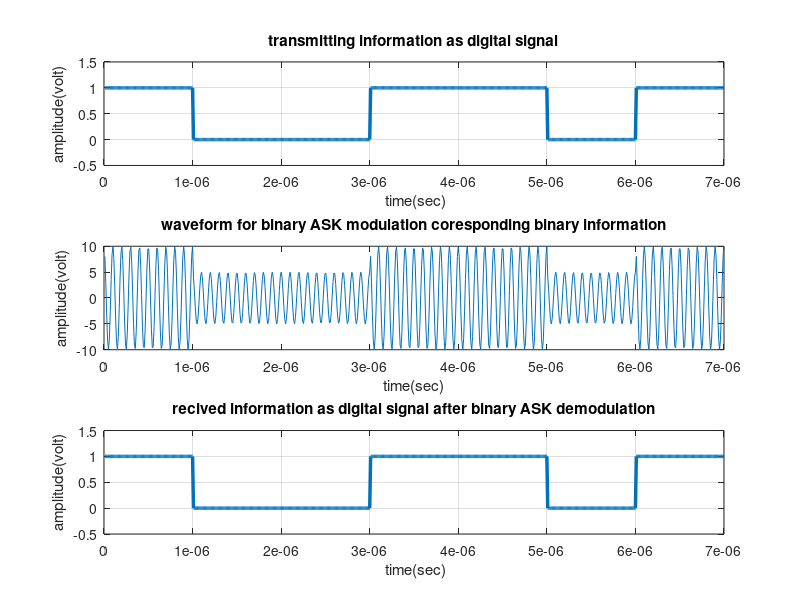

The MATLAB script that drew this image:
clc;
clear all;
close all;


x=[ 1 0 0 1 1 0 1];                                    % Binary Information
bp=.000001;                                                    % bit period
disp(' Binary information at Trans mitter :');
disp(x);

%XX representation of transmitting binary information as digital signal XXX
bit=[]; 
for n=1:1:length(x)
    if x(n)==1;
       se=ones(1,100);
    else x(n)==0;
        se=zeros(1,100);
    end
     bit=[bit se];

end
t1=bp/100:bp/100:100*length(x)*(bp/100);
subplot(3,1,1);
plot(t1,bit,'lineWidth',2.5);grid on;
axis([ 0 bp*length(x) -.5 1.5]);
ylabel('amplitude(volt)');
xlabel(' time(sec)');
title('transmitting information as digital signal');



%XXXXXXXXXXXXXXXXXXXXXXX Binary-ASK modulation XXXXXXXXXXXXXXXXXXXXXXXXXXX%
A1=10;                      % Amplitude of carrier signal for information 1
A2=5;                       % Amplitude of carrier signal for information 0
br=1/bp;                                                         % bit rate
f=br*10;                                                 % carrier frequency 
t2=bp/99:bp/99:bp;                 
ss=length(t2);
m=[];
for (i=1:1:length(x))
    if (x(i)==1)
        y=A1*cos(2*pi*f*t2);
    else
        y=A2*cos(2*pi*f*t2);
    end
    m=[m y];
end
t3=bp/99:bp/99:bp*length(x);
subplot(3,1,2);
plot(t3,m);
xlabel('time(sec)');
ylabel('amplitude(volt)');
title('waveform for binary ASK modulation coresponding binary information');




%XXXXXXXXXXXXXXXXXXXX Binary ASK demodulation XXXXXXXXXXXXXXXXXXXXXXXXXXXXX
mn=[];
for n=ss:ss:length(m)
  t=bp/99:bp/99:bp;
  y=cos(2*pi*f*t);                                        % carrier siignal 
  mm=y.*m((n-(ss-1)):n);
  t4=bp/99:bp/99:bp;
  z=trapz(t4,mm)                                              % intregation 
  zz=round((2*z/bp))                                     
  if(zz>7.5)                                  % logic level = (A1+A2)/2=7.5
    a=1;
  else
    a=0;
  end
  mn=[mn a];
end
disp(' Binary information at Reciver :');
disp(mn);


%XXXXX Representation of binary information as digital signal which achived 
%after ASK demodulation XXXXXXXXXXXXXXXXXXXXXXXXXXXXXXXXXXXXXXXXXXXXXXXXXXX
bit=[];
for n=1:length(mn);
    if mn(n)==1;
       se=ones(1,100);
    else mn(n)==0;
        se=zeros(1,100);
    end
     bit=[bit se];

end
t4=bp/100:bp/100:100*length(mn)*(bp/100);
subplot(3,1,3)
plot(t4,bit,'LineWidth',2.5);grid on;
axis([ 0 bp*length(mn) -.5 1.5]);
ylabel('amplitude(volt)');
xlabel(' time(sec)');
title('recived information as digital signal after binary ASK demodulation');

